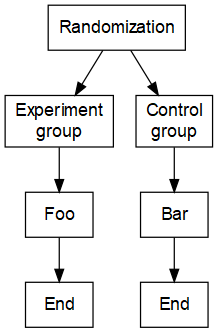

Write the R code that produced this figure.
#
#              Start
#             /     \
#            /       \
#           /         \
#     Experiment    Control
#       group        group
#         |            |
#         |            |
#        Foo          Bar
#         |            |
#         |            |
#        End          End
#
library(DiagrammeR)

code <- "
digraph randomized_control_trial_procedure {
  graph [layout = dot, rankdir = TD]
  
  # Nodes
  node [shape = rectangle, label = '', fontname = Arial]
  node [label = 'Randomization']
  start
  node [label = 'Experiment\ngroup']
  experiment
  node [label = 'Control\ngroup']
  control
  node [label = 'Foo']
  foo
  node [label = 'Bar']
  bar
  node [label = 'End']
  end1
  node [label = 'End']
  end2
  
  
  
  # Edges
  edge [color = black]
  start -> {experiment control}
  experiment -> foo
  control -> bar
  foo -> end1
  bar -> end2
}"

grViz(code)
